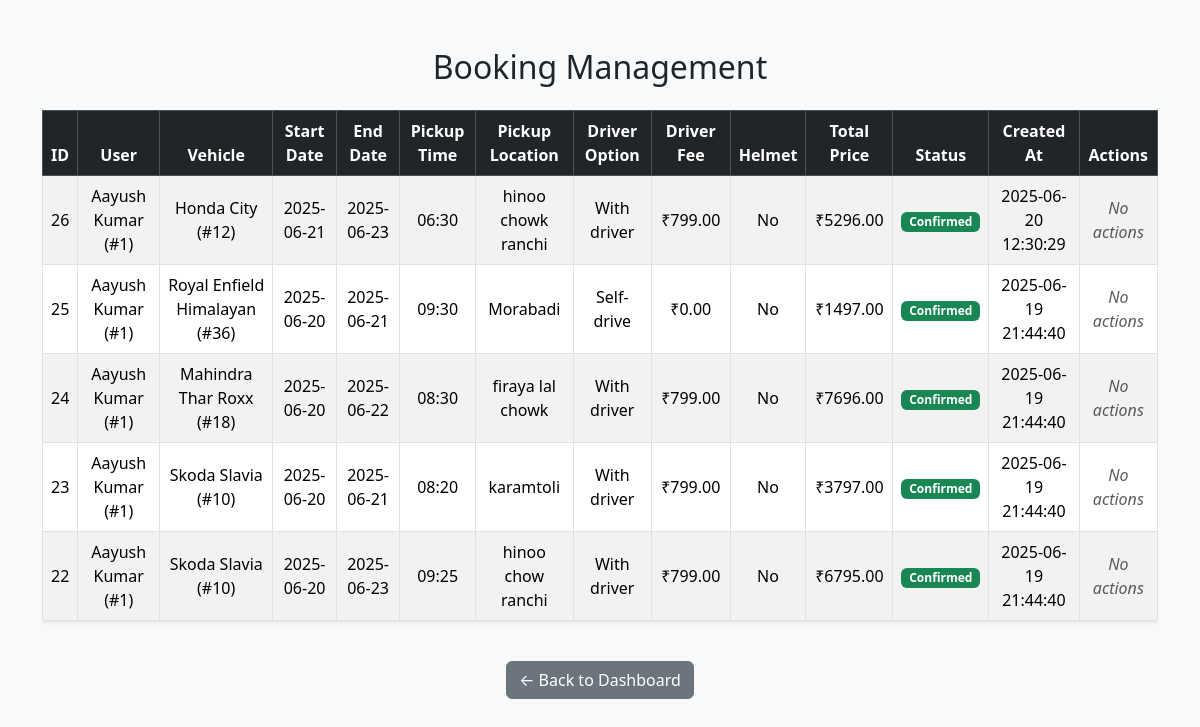
Page /admin/admin_bookings.php (signed in) on the committed database.
### tables this page shows
CREATE TABLE `bookings` (
  `id` int(11) NOT NULL,
  `user_id` int(11) DEFAULT NULL,
  `vehicle_id` int(11) DEFAULT NULL,
  `start_date` date DEFAULT NULL,
  `end_date` date DEFAULT NULL,
  `total_price` decimal(10,2) DEFAULT NULL,
  `status` enum('Pending','Confirmed','Cancelled') DEFAULT 'Pending',
  `pickup_location` varchar(255) DEFAULT NULL,
  `extra_helmet` tinyint(1) DEFAULT 0,
  `driver_option` enum('Self-drive','With driver') NOT NULL DEFAULT 'Self-drive',
  `pickup_time` varchar(10) DEFAULT NULL,
  `driver_fee` decimal(10,2) DEFAULT 0.00,
  `created_at` datetime DEFAULT current_timestamp()
);

CREATE TABLE `users` (
  `id` int(11) NOT NULL,
  `name` varchar(100) DEFAULT NULL,
  `email` varchar(100) DEFAULT NULL,
  `phone` varchar(15) DEFAULT NULL,
  `password` varchar(255) NOT NULL,
  `profile_picture` varchar(255) DEFAULT NULL
);

CREATE TABLE `vehicles` (
  `id` int(11) NOT NULL,
  `name` varchar(100) NOT NULL,
  `category` enum('car','bike') NOT NULL,
  `subcategory` varchar(50) DEFAULT NULL,
  `price_per_day` decimal(10,2) DEFAULT NULL,
  `description` text DEFAULT NULL,
  `image_path` varchar(255) DEFAULT NULL,
  `features` text DEFAULT NULL,
  `key_specifications` text DEFAULT NULL
);

### admin/admin_bookings.php (the view, shortened to what this page needs)
<?php
require '../db.php';
$sql = "
    SELECT b.*, v.name AS vehicle_name, u.name AS user_name
    FROM bookings b
    JOIN vehicles v ON b.vehicle_id = v.id
    JOIN users u ON b.user_id = u.id
    ORDER BY b.id DESC
";
$result = $conn->query($sql);
?>
<!DOCTYPE html>
<html lang="en">
<head>
    <link href="https://cdn.jsdelivr.net/npm/bootstrap@5.3.6/dist/css/bootstrap.min.css" rel="stylesheet">
</head>
<body class="bg-light">
<div class="container mt-5">
    <h2 class="text-center mb-4">Booking Management</h2>
    <div class="table-container">
        <table class="table table-bordered table-striped table-hover shadow-sm">
            <thead class="table-dark text-center">
            <tr>
                <th>ID</th>
                <th>User</th>
                <th>Vehicle</th>
                <th>Start Date</th>
                <th>End Date</th>
                <th>Pickup Time</th>
                <th>Pickup Location</th>
                <th>Driver Option</th>
                <th>Driver Fee</th>
                <th>Helmet</th>
                <th>Total Price</th>
                <th>Status</th>
                <th>Created At</th>
                <th>Actions</th>
            </tr>
            </thead>
            <tbody>
            <?php if ($result->num_rows > 0): ?>
                <?php while ($row = $result->fetch_assoc()): ?>
                    <tr class="text-center align-middle">
                        <td><?= $row['id'] ?></td>
                        <td><?= htmlspecialchars($row['user_name']) ?> (#<?= $row['user_id'] ?>)</td>
                        <td><?= htmlspecialchars($row['vehicle_name']) ?> (#<?= $row['vehicle_id'] ?>)</td>
                        <td><?= $row['start_date'] ?></td>
                        <td><?= $row['end_date'] ?></td>
                        <td><?= $row['pickup_time'] ?></td>
                        <td><?= htmlspecialchars($row['pickup_location']) ?></td>
                        <td><?= $row['driver_option'] ?></td>
                        <td>₹<?= $row['driver_fee'] ?? '0' ?></td>
                        <td><?= $row['extra_helmet'] === 'yes' ? 'Yes' : 'No' ?></td>
                        <td>₹<?= $row['total_price'] ?></td>
                        <td>
                            <?php
                            $status = $row['status'];
                            $badge = match($status) {
                                'Pending' => 'warning',
                                'Confirmed' => 'success',
                                'Rejected' => 'danger',
                                default => 'secondary',
                            };
                            ?>
                            <span class="badge bg-<?= $badge ?>"><?= $status ?></span>
                        </td>
                        <td><?= $row['created_at'] ?></td>
                        <td>
                            <?php if ($status === 'Pending'): ?>
                                <a href="?action=confirm&id=<?= $row['id'] ?>" class="btn btn-success btn-sm">Confirm</a>
                                <a href="?action=reject&id=<?= $row['id'] ?>" class="btn btn-danger btn-sm">Reject</a>
                            <?php else: ?>
                                <em class="text-muted">No actions</em>
                            <?php endif; ?>
                        </td>
                    </tr>
                <?php endwhile; ?>
            <?php else: ?>
                <tr class="text-center"><td colspan="14">No bookings found.</td></tr>
            <?php endif; ?>
            </tbody>
        </table>
    </div>
    <div class="text-center mt-4">
        <a href="dashboard.php" class="btn btn-secondary">← Back to Dashboard</a>
    </div>
</div>
</body>
</html>

### admin/admin_bookings.php (style rules this page uses)
.table-container { overflow-x: auto; }

### rows in the picture
bookings: id "26", user.name "Aayush Kumar", user "1", vehicle.name "Honda City", vehicle "12", start_date "2025-06-21", end_date "2025-06-23", pickup_time "06:30", pickup_location "hinoo chowk ranchi", driver_option "With driver", driver_fee "799.00", extra_helmet "No", total_price "5296.00", status "Confirmed", created_at "2025-06-20 12:30:29", shows "No actions"
bookings: id "25", user.name "Aayush Kumar", user "1", vehicle.name "Royal Enfield Himalayan", vehicle "36", start_date "2025-06-20", end_date "2025-06-21", pickup_time "09:30", pickup_location "Morabadi", driver_option "Self-drive", driver_fee "0.00", extra_helmet "No", total_price "1497.00", status "Confirmed", created_at "2025-06-19 21:44:40", shows "No actions"
bookings: id "24", user.name "Aayush Kumar", user "1", vehicle.name "Mahindra Thar Roxx", vehicle "18", start_date "2025-06-20", end_date "2025-06-22", pickup_time "08:30", pickup_location "firaya lal chowk", driver_option "With driver", driver_fee "799.00", extra_helmet "No", total_price "7696.00", status "Confirmed", created_at "2025-06-19 21:44:40", shows "No actions"
bookings: id "23", user.name "Aayush Kumar", user "1", vehicle.name "Skoda Slavia", vehicle "10", start_date "2025-06-20", end_date "2025-06-21", pickup_time "08:20", pickup_location "karamtoli", driver_option "With driver", driver_fee "799.00", extra_helmet "No", total_price "3797.00", status "Confirmed", created_at "2025-06-19 21:44:40", shows "No actions"
bookings: id "22", user.name "Aayush Kumar", user "1", vehicle.name "Skoda Slavia", vehicle "10", start_date "2025-06-20", end_date "2025-06-23", pickup_time "09:25", pickup_location "hinoo chow ranchi", driver_option "With driver", driver_fee "799.00", extra_helmet "No", total_price "6795.00", status "Confirmed", created_at "2025-06-19 21:44:40", shows "No actions"
